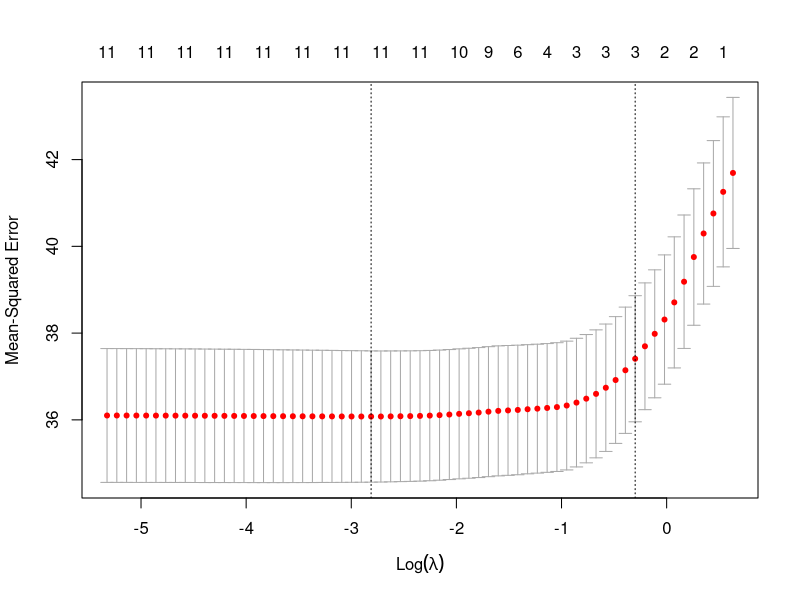
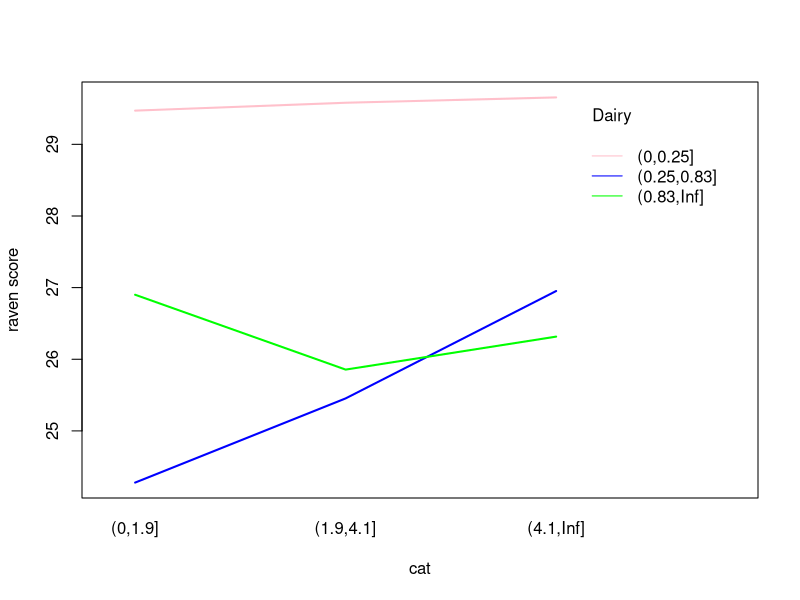
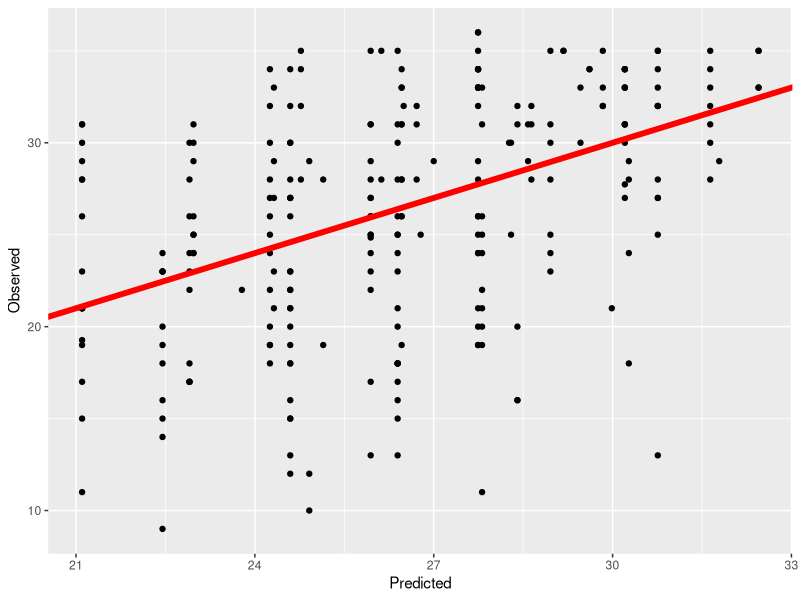
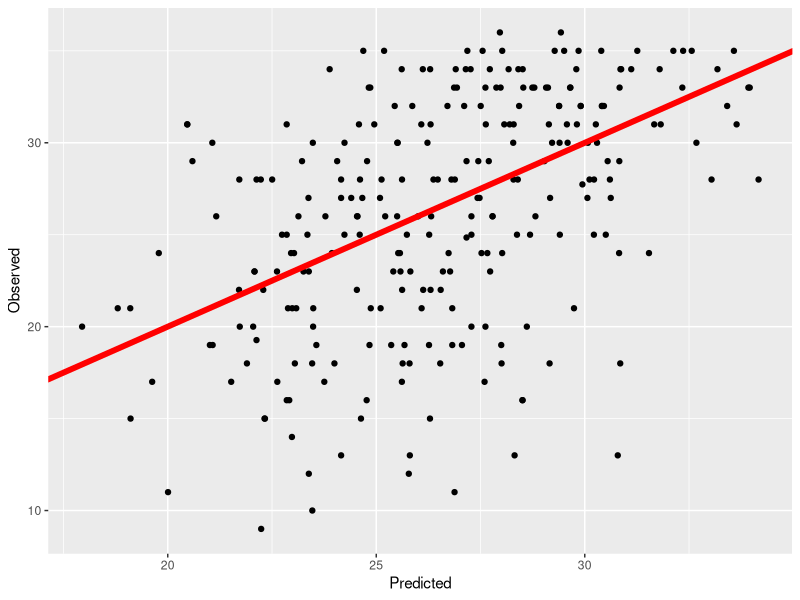
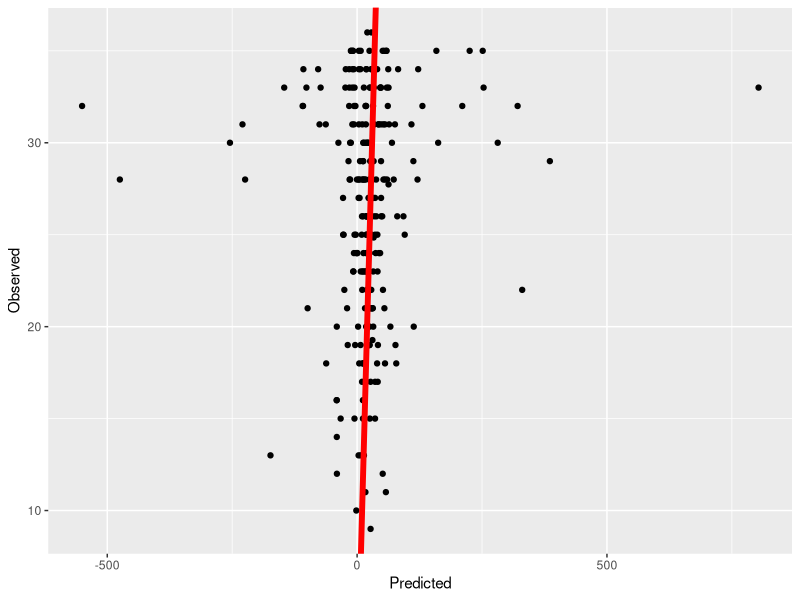
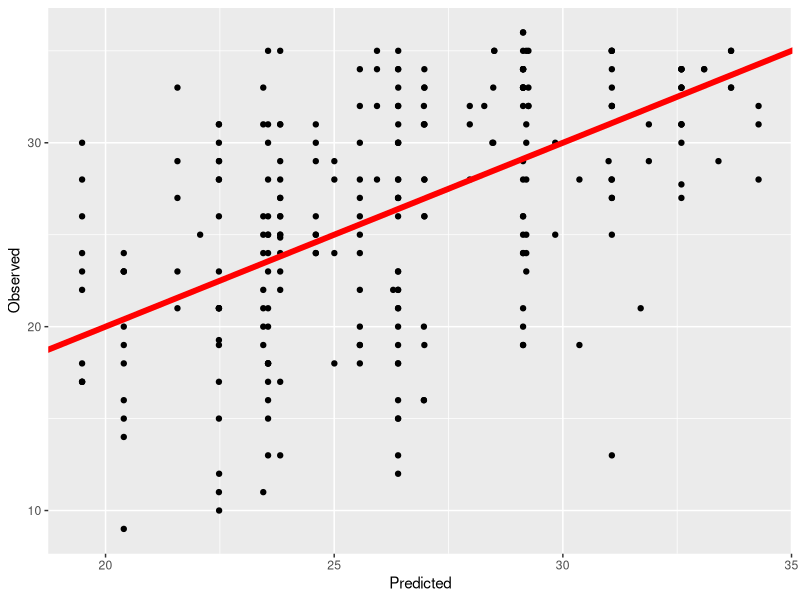

Here is the R script that generated these plots, in order:
library(glmnet)
library(Metrics)
setwd("M:/NexusDesktop/stat331-finalproject")
#load in data
##loading new test and train data for everyone







test_data<-read.csv("Data/test.csv")
data<-read.csv('Data/train.csv')
data<-subset(data, select = -c(X,ID) )
#Checking for Nans
nan_count <-sapply(data, function(data) sum(length(which(is.na(data)))))
nan_count <- data.frame(nan_count)
nan_count
preg<-read.csv('Data/preg_data.csv')

loc_preg<-c(names(preg))
#data for pregnancy variables under lifestyle family
preg_data<-data[loc_preg]
#splitting data into train and valid
train_val <- function(data) {
  library(caret)
  set.seed(331)
  random_sample <- createDataPartition(data$hs_correct_raven, p = 0.8, 
                                       list = FALSE)
  training_data  <- data[random_sample, ]
  validation_data <- data[-random_sample, ]
  list(train = training_data, validation = validation_data)
}
train_data<-train_val(preg_data)$train
validation_data<-train_val(preg_data)$validation
#we use train_data to do feature selection
set.seed(331)
#Lasso
x<-data.matrix(train_data[,c("e3_alcpreg_yn_None" , "h_cereal_preg_Ter" ,
                       "h_dairy_preg_Ter" ,   "h_fastfood_preg_Ter",
                       "h_fish_preg_Ter" ,    "h_folic_t1_None"   ,  
                       "h_fruit_preg_Ter"   , "h_legume_preg_Ter"  , 
                       "h_meat_preg_Ter" ,   
                       "h_pamod_t3_None" ,    "h_pavig_t3_None"  ,   
                       "h_veg_preg_Ter")])

cv_model <- cv.glmnet(x, train_data$hs_correct_raven, alpha = 1)
best_lambda <- cv_model$lambda.min
best_lambda

plot(cv_model) 

best_model <- glmnet(x, train_data$hs_correct_raven, alpha = 1, lambda = best_lambda)
coef(best_model)

test_cov_ind<-which(coef(best_model)==0)
excluding_var<-c()
for (i in test_cov_ind){
  excluding_var <- c(excluding_var, names(train_data[i]))
}
print("cov that we may exclude")
print(excluding_var)

##Models
#fitting the full model
lmfull <- lm(validation_data$hs_correct_raven ~ ., data=validation_data)
#fitting to a constant
lm<- lm(validation_data$hs_correct_raven ~ 1, data=validation_data)
#Lasso
lm_lasso<-lm(validation_data$hs_correct_raven~e3_alcpreg_yn_None+h_cereal_preg_Ter+
             h_dairy_preg_Ter +h_fastfood_preg_Ter+
             h_fish_preg_Ter+ h_folic_t1_None+ 
             h_fruit_preg_Ter+h_legume_preg_Ter+ 
             h_meat_preg_Ter+
             h_pamod_t3_None+h_pavig_t3_None,data = validation_data)
#step-wise

system.time({
  Mstep <- step(object = lm,
                scope = list(lower = lm, upper = lmfull), 
                direction = "both", trace = 1)
})
lm_stepwise<-lm(validation_data$hs_correct_raven ~ h_cereal_preg_Ter + h_fastfood_preg_Ter + 
                  h_legume_preg_Ter + h_folic_t1_None,data = validation_data)

#interactions
#lasso coeff
lm_lasso_inter<-lm(validation_data$hs_correct_raven~(e3_alcpreg_yn_None+h_cereal_preg_Ter+
               h_dairy_preg_Ter +h_fastfood_preg_Ter+
               h_fish_preg_Ter+ h_folic_t1_None+ 
               h_fruit_preg_Ter+h_legume_preg_Ter+ 
               h_meat_preg_Ter+
               h_pamod_t3_None+h_pavig_t3_None)^2,data = validation_data)
#stepwise
lm_stepwise_inter<-lm(validation_data$hs_correct_raven ~ (h_cereal_preg_Ter + h_fastfood_preg_Ter + 
                  h_legume_preg_Ter + h_folic_t1_None)^2,data = validation_data)

#comparing models
#figure out between lasso and step-wise
Rsquared_lasso<-summary(lm_lasso)$adj.r.squared
Rsquared_stepwise<-summary(lm_stepwise)$adj.r.squared
test_data<-subset(test_data, select = -c(X,ID) )
test_data<-test_data[loc_preg]

pred_lasso <- data.frame(actual=c(test_data$hs_correct_raven),
                   predicted=c(predict(lm_lasso, test_data, type="response")))


RMSE_lasso<-rmse(pred_lasso$actual, pred_lasso$predicted)



pred_step_wise <- data.frame(actual=c(test_data$hs_correct_raven),
                         predicted=c(predict(lm_stepwise, test_data, type="response")))


RMSE_stepwise<-rmse(pred_step_wise$actual, pred_step_wise$predicted)

################# Interactions ##############
#e3_alcpreg_yn_None+h_cereal_preg_Ter+
#  h_dairy_preg_Ter +h_fastfood_preg_Ter+
#  h_fish_preg_Ter+ h_folic_t1_None+ 
#  h_fruit_preg_Ter+h_legume_preg_Ter+ 
#  h_meat_preg_Ter+
#  h_pamod_t3_None+h_pavig_t3_None,data
pd_inter <- aov(data = preg_data, 
                hs_correct_raven~h_fastfood_preg_Ter*h_fish_preg_Ter)
summary(pd_inter)

interaction.plot(x.factor = preg_data$h_fish_preg_Ter, #x-axis variable
                 trace.factor = preg_data$h_fastfood_preg_Ter, #variable for lines
                 response = preg_data$hs_correct_raven, #y-axis variable
                 fun = mean, #metric to plot
                 ylab = "raven score",
                 xlab = "cat",
                 col = c("pink", "blue", "green",'black'),
                 lty = 1, #line type
                 lwd = 2, #line width
                 trace.label = "Dairy")

#cereal and dairy
#legume and cereal
#folic acid and fish
#pavig and pamod has interaction
#look into fruit and pamod
#pavig and fruots no interaction
#fish and meat no interaction
#fast food and meat maybe
#fast food and fish maybe



##################
#Adjusted R^2
summary(lmfull)$adj.r.squared
summary(lm_lasso)$adj.r.squared
summary(lm_stepwise)$adj.r.squared
summary(lm_lasso_inter)$adj.r.sqaured#highest R squared
summary(lm_stepwise_inter)$adj.r.squared
#AIC
AIC(lmfull)#highest AIC
AIC(lm_lasso)
AIC(lm_stepwise)
AIC(lm_lasso_inter)#lowest AIC
AIC(lm_stepwise_inter)
#BIC
BIC(lmfull)
BIC(lm_lasso)
BIC(lm_stepwise)#lowest
BIC(lm_lasso_inter)#highest BIC
BIC(lm_stepwise_inter)


##Prediction
test_data<-read.csv('Data/test.csv')
test_data<-subset(test_data, select = -c(X,ID) )
test_data<-test_data[loc_preg]

predict(lm_stepwise, test_data, type="response")
mean((test_data$hs_correct_raven-predict(lm_stepwise, test_data, type="response")
)^2)


data_mod <- data.frame(Predicted = predict(lm_stepwise, test_data, type="response"),  # Create data for ggplot2
                       Observed = test_data$hs_correct_raven)

ggplot(data_mod,                                     # Draw plot using ggplot2 package
       aes(x = Predicted,
           y = Observed)) +
  geom_point() +
  geom_abline(intercept = 0,
              slope = 1,
              color = "red",
              size = 2)

mean((test_data$hs_correct_raven - predict(lm_stepwise,test_data,type = "response")) ^ 2)

#32.26023


###
data_mod2 <- data.frame(Predicted = predict(lm_lasso,test_data,type = "response"),  # Create data for ggplot2
                       Observed = test_data$hs_correct_raven)

ggplot(data_mod2,                                     # Draw plot using ggplot2 package
       aes(x = Predicted,
           y = Observed)) +
  geom_point() +
  geom_abline(intercept = 0,
              slope = 1,
              color = "red",
              size = 2)

mean((test_data$hs_correct_raven - predict(lm_lasso,test_data,type = "response")) ^ 2)
#31.25184

####
data_mod3 <- data.frame(Predicted = predict(lm_lasso_inter,test_data,type = "response"),  # Create data for ggplot2
                        Observed = test_data$hs_correct_raven)

ggplot(data_mod3,                                     # Draw plot using ggplot2 package
       aes(x = Predicted,
           y = Observed)) +
  geom_point() +
  geom_abline(intercept = 0,
              slope = 1,
              color = "red",
              size = 2)
###
data_mod4 <- data.frame(Predicted = predict(lm_stepwise_inter,test_data,type = "response"),  # Create data for ggplot2
                        Observed = test_data$hs_correct_raven)

ggplot(data_mod4,                                     # Draw plot using ggplot2 package
       aes(x = Predicted,
           y = Observed)) +
  geom_point() +
  geom_abline(intercept = 0,
              slope = 1,
              color = "red",
              size = 2)
#55.99693
